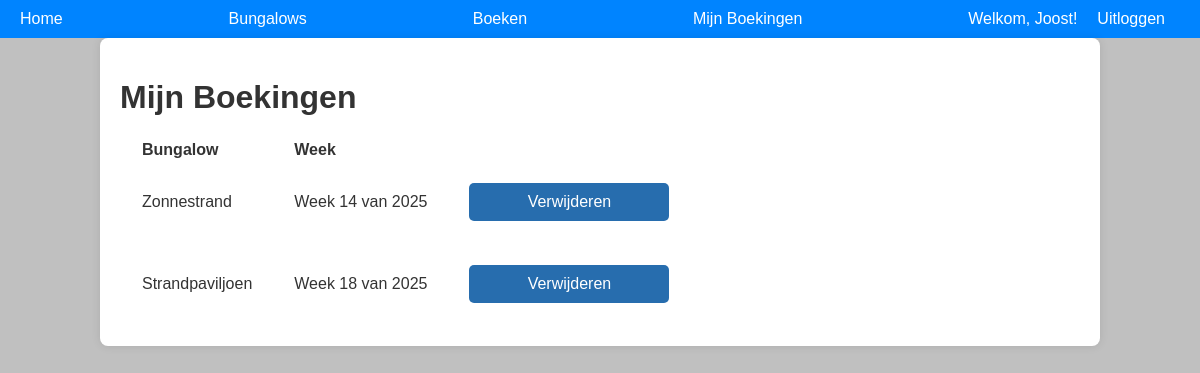
Screenshot of /my_bookings (signed in) with the database file from the repository.
### models/models.py (models this page shows, shortened)
class Guest(db.Model, UserMixin):
    id = db.Column(db.Integer, primary_key=True)
    username = db.Column(db.String(80), unique=True, nullable=False)
    email = db.Column(db.String(120), unique=True, nullable=False)  # Nieuw email veld
    password = db.Column(db.String(200), nullable=False)
    is_admin = db.Column(db.Boolean, default=False)  # Veld voor adminrechten

class Booking(db.Model):
    id = db.Column(db.Integer, primary_key=True)
    guest_id = db.Column(db.Integer, db.ForeignKey('guest.id'), nullable=False)
    bungalow_id = db.Column(db.Integer, db.ForeignKey('bungalow.id'), nullable=False)
    week = db.Column(db.Integer, nullable=False)  # Stores week number (1-52)
    guest = db.relationship('Guest', backref='bookings')
    bungalow = db.relationship('Bungalow', backref='bookings')

class Bungalow(db.Model):
    id = db.Column(db.Integer, primary_key=True)
    name = db.Column(db.String(100), unique=True, nullable=False)
    type_id = db.Column(db.Integer, db.ForeignKey('bungalow_type.id'), nullable=False)
    bungalow_type = db.relationship('BungalowType', backref='bungalows')

### app.py (the view)
@app.route('/my_bookings')
@login_required
def my_bookings():
    bookings = Booking.query.filter_by(guest_id=current_user.id).all()
    return render_template('my_bookings.html', bookings=bookings)

### app.py (called while the page is built)
@login_manager.user_loader
def load_user(user_id):
    return Guest.query.get(int(user_id))

### templates/my_bookings.html (shortened to what this page needs)
{% extends 'base.html' %}
{% block content %}
<h1>Mijn Boekingen</h1>
{% if bookings %}
<table>
    <thead>
        <tr>
            <th>Bungalow</th>
            <th>Week</th>
        </tr>
    </thead>
    <tbody>
        {% for booking in bookings %}
        <tr>
            <td>{{ booking.bungalow.name }}</td>
            <td>Week {{ booking.week % 100 }} van {{ booking.week // 100 }}</td>
            <td>
                <form action="{{ url_for('delete_booking', booking_id=booking.id) }}" method="post" style="display:inline;">
                    <button type="submit" onclick="return confirm('Weet je zeker dat je deze boeking wilt verwijderen?')">
                        Verwijderen
                    </button>
                </form>
            </td>
        </tr>
        {% endfor %}
    </tbody>
</table>
{% else %}
<p>Je hebt nog geen boekingen.</p>
{% endif %}
{% endblock %}

### templates/base.html (shortened to what this page needs)
<!DOCTYPE html>
<html lang="nl">
<head>
    <link rel="stylesheet" href="{{ url_for('static', filename='css/style.css') }}">
</head>
<body>
    <nav class="nav-container">
        <a href="{{ url_for('home') }}">Home</a>
        <a href="{{ url_for('bungalows') }}">Bungalows</a>
        <a href="{{ url_for('booking') }}">Boeken</a>
        {% if current_user.is_authenticated %}
        <a href="{{ url_for('my_bookings') }}">Mijn Boekingen</a>
        {% endif %}
        <div class="account-section">
            {% if current_user.is_authenticated %}
                <span>Welkom, {{ current_user.username }}!</span>
                <a href="{{ url_for('logout') }}">Uitloggen</a>
            {% else %}
                <a href="{{ url_for('login') }}">Inloggen</a> |
                <a href="{{ url_for('register') }}">Registreren</a>
            {% endif %}
        </div>
    </nav>
    <div class="container">
        {% block content %}{% endblock %}
    </div>
</body>
</html>

### static/css/style.css (style rules this page uses)
body { font-family: Arial, sans-serif; margin: 0; padding: 0; background-color: #c0c0c0; color: #333; }
.nav-container { display: flex; justify-content: space-between; align-items: center; background-color: #0084ff; padding: 10px 20px; }
nav a { color: white; text-decoration: none; margin-right: 15px; }
.account-section { color: white; display: flex; align-items: center; }
.account-section span { margin-right: 10px; }
.account-section a { color: white; text-decoration: none; margin-left: 10px; }
.container { width: 80%; margin: auto; padding: 20px; background: white; border-radius: 8px; box-shadow: 0px 0px 10px rgba(0, 0, 0, 0.1); }
button { display: block; width: 200px; margin: 20px auto; padding: 10px; background-color: #276dae; color: white; border: none; cursor: pointer; font-size: 16px; border-radius: 5px; }
.container { z-index: 1; position: relative; }

### templates/my_bookings.html (style rules this page uses)
table th, table td { padding: 1px 20px; text-align: left; }

### rows the page displays
Guest: username "Joost"
Booking: bungalow.name "Zonnestrand", booking.week%100 "14", week "2025"
Booking: bungalow.name "Strandpaviljoen", booking.week%100 "18", week "2025"
